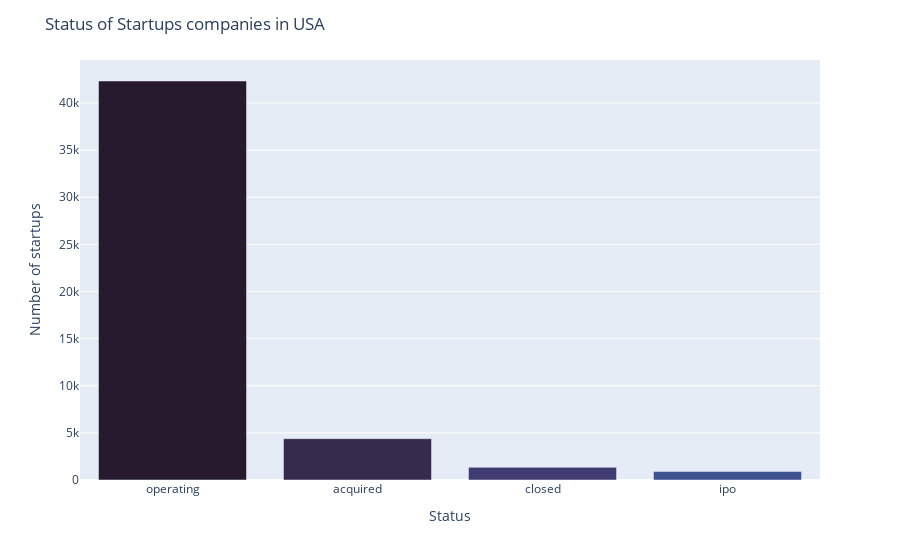

The notebook cell this image was saved under:
### Code cell
status_counts = main_data['status'].value_counts()
df_status_counts = pd.DataFrame({'status': status_counts.index, 'count': status_counts.values})

fig = px.bar(df_status_counts, x='status', y='count')
fig.update_layout(
    title='Status of Startups companies in USA',
    xaxis_title='Status',
    yaxis_title='Number of startups'
)
fig.update_traces(marker_color=px.colors.sequential.deep[::-1], width=0.8)

fig.show()

### Figure 1 — Plotly figure (JSON) as saved in the notebook; plotly's stock layout.template omitted (floating-point values rounded to 4 significant figures)
{"data": [{"alignmentgroup": "True", "hovertemplate": "status=%{x}<br>count=%{y}<extra></extra>", "legendgroup": "", "marker": {"color": ["rgb(39, 26, 44)", "rgb(54, 43, 77)", "rgb(64, 60, 115)", "rgb(62, 82, 143)", "rgb(62, 108, 150)", "rgb(68, 130, 155)", "rgb(76, 153, 160)", "rgb(86, 177, 163)", "rgb(111, 201, 163)", "rgb(156, 219, 165)", "rgb(206, 236, 179)", "rgb(253, 253, 204)"], "pattern": {"shape": ""}}, "name": "", "offsetgroup": "", "orientation": "v", "showlegend": false, "textposition": "auto", "type": "bar", "width": 0.8, "x": ["operating", "acquired", "closed", "ipo"], "xaxis": "x", "y": [42327, 4383, 1346, 903], "yaxis": "y"}], "layout": {"barmode": "relative", "legend": {"tracegroupgap": 0}, "margin": {"t": 60}, "title": {"text": "Status of Startups companies in USA"}, "xaxis": {"anchor": "y", "domain": [0, 1], "title": {"text": "Status"}}, "yaxis": {"anchor": "x", "domain": [0, 1], "title": {"text": "Number of startups"}}}}
